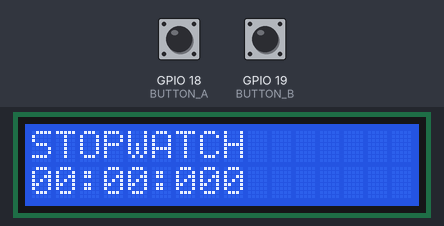
The program below on a simulated ESP32. On the bench: 16×2 character LCD. Inputs (shaded band) come from the test bench; at power-on: GPIO 18 (BUTTON_A) HIGH, GPIO 19 (BUTTON_B) HIGH. What the program prints to the serial monitor is not drawn.

Above: at 1.2 s.
1.3 s: GPIO 18 (BUTTON_A) pulled LOW for 0.15 s
At 1.46 s:
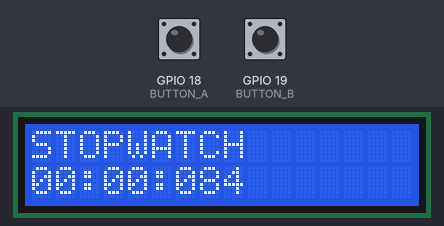
2.0 s: GPIO 18 (BUTTON_A) pulled LOW for 1 s
At 3.1 s:
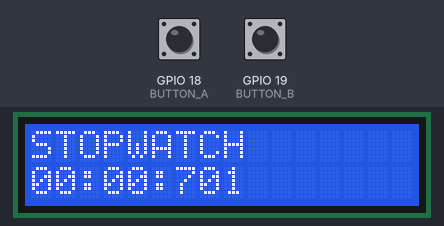
4.5 s: GPIO 19 (BUTTON_B) pulled LOW for 0.15 s
At 5.4 s:
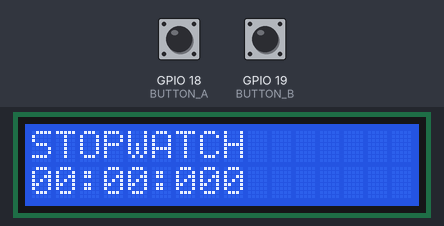
Timing chart, 0 to 7.5 s (numbered marks = the images above; inputs shaded):
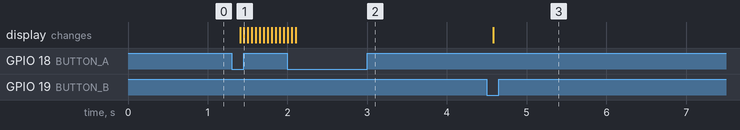

Measured:
- after the input at 1.3 s, the display: first changes after 0.11 s (image 1 shows a later state)
- after the input at 4.5 s, the display: changes after 0.08 s (image 3)

The program:

main.cpp
```cpp
#include <Arduino.h>
#include <Wire.h>
#include <LiquidCrystal_I2C.h>

// ========================================================
// LAB 01 - BÀI 7: ĐỒNG HỒ BẤM GIỜ STOPWATCH
// ========================================================

const int BUTTON_A = 18; // Nút Start / Pause
const int BUTTON_B = 19; // Nút Reset (chỉ hoạt động khi STOPPED)

LiquidCrystal_I2C lcd(0x27, 16, 2);

// Trạng thái của đồng hồ bấm giờ
enum StopwatchState {
  STOPPED,
  RUNNING
};

StopwatchState currentState = STOPPED;

unsigned long startTime = 0;
unsigned long elapsedTime = 0;
unsigned long lastDisplayTime = 0;
const unsigned long DISPLAY_REFRESH_INTERVAL = 50; // Cập nhật màn hình mỗi 50ms

// Debounce cho Nút A
bool lastReadingA = HIGH;
bool buttonStateA = HIGH;
unsigned long lastDebounceTimeA = 0;

// Debounce cho Nút B
bool lastReadingB = HIGH;
bool buttonStateB = HIGH;
unsigned long lastDebounceTimeB = 0;

const unsigned long debounceDelay = 50;

// Hàm định dạng và hiển thị thời gian: MM:SS:ms (ví dụ 02:35:428)
void displayTime(unsigned long currentMs) {
  unsigned long ms = currentMs % 1000;
  unsigned long totalSec = currentMs / 1000;
  unsigned long sec = totalSec % 60;
  unsigned long min = totalSec / 60;

  char timeBuffer[17];
  snprintf(timeBuffer, sizeof(timeBuffer), "%02lu:%02lu:%03lu        ", min, sec, ms);

  lcd.setCursor(0, 1);
  lcd.print(timeBuffer);
}

void setup() {
  Serial.begin(115200);

  // Cấu hình 2 nút nhấn với điện trở kéo lên nội bộ
  pinMode(BUTTON_A, INPUT_PULLUP);
  pinMode(BUTTON_B, INPUT_PULLUP);

  // Khởi tạo I2C và màn hình LCD
  Wire.begin(21, 22);
  lcd.init();
  lcd.backlight();

  // Dòng 1 hiển thị tiêu đề
  lcd.setCursor(0, 0);
  lcd.print("STOPWATCH       ");

  // Dòng 2 khởi tạo 00:00:000
  displayTime(0);

  Serial.println("--- KHOI DONG BAI 7: DONG HO STOPWATCH ---");
}

void loop() {
  unsigned long currentMillis = millis();

  // 1. Debounce và xử lý Nút A (Start / Pause)
  int readingA = digitalRead(BUTTON_A);
  if (readingA != lastReadingA) {
    lastDebounceTimeA = currentMillis;
  }
  if (currentMillis - lastDebounceTimeA > debounceDelay) {
    if (readingA != buttonStateA) {
      buttonStateA = readingA;
      if (buttonStateA == LOW) { // Nhấn nút A
        if (currentState == STOPPED) {
          // Bắt đầu đếm tiếp từ mốc đã tích lũy (không bị reset về 0)
          currentState = RUNNING;
          startTime = currentMillis - elapsedTime;
          Serial.println("START");
        } else {
          // Tạm dừng đồng hồ, lưu lại thời gian đã trôi qua
          currentState = STOPPED;
          elapsedTime = currentMillis - startTime;
          Serial.println("PAUSE");
        }
      }
    }
  }
  lastReadingA = readingA;

  // 2. Debounce và xử lý Nút B (Reset)
  int readingB = digitalRead(BUTTON_B);
  if (readingB != lastReadingB) {
    lastDebounceTimeB = currentMillis;
  }
  if (currentMillis - lastDebounceTimeB > debounceDelay) {
    if (readingB != buttonStateB) {
      buttonStateB = readingB;
      if (buttonStateB == LOW) { // Nhấn nút B
        // Chỉ reset khi đồng hồ đang ở trạng thái STOPPED
        if (currentState == STOPPED) {
          elapsedTime = 0;
          displayTime(0);
          Serial.println("RESET");
        }
      }
    }
  }
  lastReadingB = readingB;

  // 3. Tính toán thời gian khi đang chạy
  if (currentState == RUNNING) {
    elapsedTime = currentMillis - startTime;
  }

  // 4. Cập nhật LCD không dùng delay()
  if (currentMillis - lastDisplayTime >= DISPLAY_REFRESH_INTERVAL) {
    lastDisplayTime = currentMillis;
    displayTime(elapsedTime);
  }
}
```
